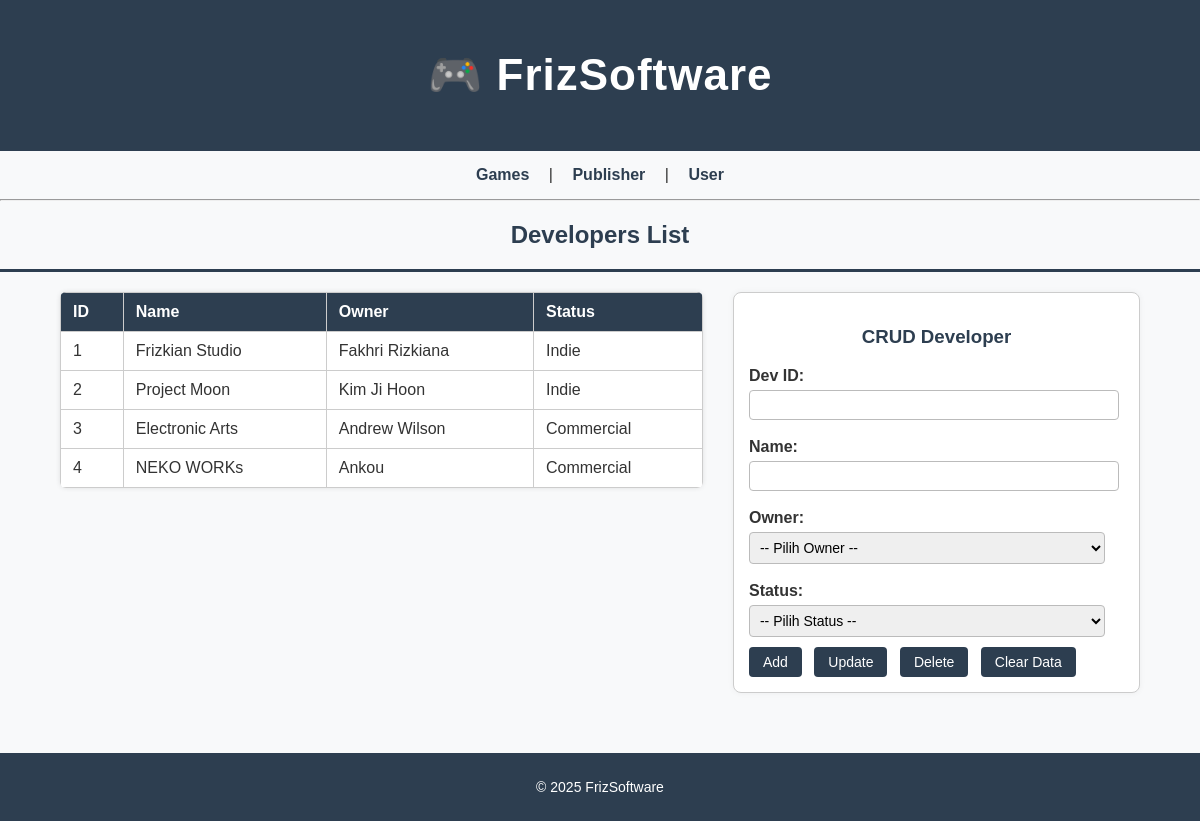
The page /?page=developers on the database its author committed.
### tables this page shows
CREATE TABLE Developer (
    DevId INT AUTO_INCREMENT PRIMARY KEY,
    Name VARCHAR(100) NOT NULL,
    Owner INT NOT NULL,
    Status ENUM('Indie', 'Commercial') NOT NULL,
    FOREIGN KEY (Owner) REFERENCES User(UserId)
        ON DELETE CASCADE
        ON UPDATE CASCADE
);

CREATE TABLE User (
    UserId INT AUTO_INCREMENT PRIMARY KEY,
    Name VARCHAR(100) NOT NULL,
    Bio TEXT,
    DateJoined DATE NOT NULL
);

### config/db.php (called while the page is built, shortened)
<?php
class Database {
    private $host = "localhost";
    private $username = "root";
    private $password = "";
    private $dbname = "gameDB";
    public function __construct() {
        try {
            $this->conn = new PDO("mysql:host=$this->host;dbname=$this->dbname", $this->username, $this->password);
        } catch (PDOException $e) {
            echo "Connection failed: " . $e->getMessage();
        }
    }
}
?>

### class/Developer.php (called while the page is built, shortened)
<?php
require_once 'config/db.php';
class Developer {
    private $db;
    public function __construct() {
        $this->db = (new Database())->conn;
    }
    public function getAll() {
        $sql = "SELECT d.DevId, d.Name, d.Owner, u.Name AS OwnerName, d.Status
                FROM Developer d
                JOIN User u ON d.Owner = u.UserId";
        $stmt = $this->db->query($sql);
        return $stmt->fetchAll(PDO::FETCH_ASSOC);
    }
}
?>

### view/developers.php (the view, shortened to what this page needs)
<?php
$developers = $developer->getAll();
?>
<h2>Developers List</h2>
<div class="table-crud-container">
    <table>
        <tr>
            <th>ID</th>
            <th>Name</th>
            <th>Owner</th>
            <th>Status</th>
        </tr>
        <?php foreach ($developers as $d): ?>
        <tr onclick='fillDevForm(<?= json_encode($d) ?>)'>
            <td><?= $d['DevId'] ?></td>
            <td><?= $d['Name'] ?></td>
            <td><?= $d['OwnerName'] ?></td>
            <td><?= $d['Status'] ?></td>
        </tr>
        <?php endforeach; ?>
    </table>
    <div class="crud-section">
        <h3>CRUD Developer</h3>
        <form method="post">
            <label>Dev ID:</label>
            <input type="number" name="DevId" id="DevId" required><br>
            <label>Name:</label>
            <input type="text" name="Name" id="Name"><br>
            <label>Owner:</label>
            <select name="Owner" id="Owner">
                <option value="">-- Pilih Owner --</option>
            </select><br>
            <label>Status:</label>
            <select name="Status" id="Status">
                <option value="">-- Pilih Status --</option>
            </select><br>
            <button name="add">Add</button>
            <button name="update">Update</button>
            <button name="delete">Delete</button>
            <button type="button" onclick="clearDevForm()">Clear Data</button>
        </form>
    </div>
</div>

### style.css (style rules this page uses)
body { font-family: Arial, sans-serif; margin: 0; background: #f8f9fa; color: #333; }
h2, h3 { text-align: center; color: #2d3e50; }
.table-crud-container { display: flex; justify-content: space-between; align-items: flex-start; border-top: 3px solid #2d3e50; padding: 20px 5%; gap: 30px; }
table { border-collapse: collapse; width: 60%; background: white; box-shadow: 0 0 5px rgba(0,0,0,0.1); border-radius: 6px; overflow: hidden; }
th, td { border: 1px solid #ccc; padding: 10px 12px; text-align: left; }
th { background-color: #2d3e50; color: white; font-weight: bold; }
.crud-section { width: 35%; background: white; border: 1px solid #ccc; padding: 15px; border-radius: 8px; box-shadow: 0 0 6px rgba(0,0,0,0.05); }
.crud-section label { display: block; font-weight: bold; margin-top: 8px; }
.crud-section input, .crud-section textarea, .crud-section select { width: 95%; padding: 6px; margin: 5px 0 10px 0; border: 1px solid #bbb; border-radius: 4px; font-size: 14px; transition: border-color 0.2s ease; }
button { margin-right: 8px; background: #2d3e50; color: white; border: none; padding: 7px 14px; border-radius: 4px; cursor: pointer; font-size: 14px; transition: background 0.2s ease; }

### rows shown on the page
developer: DevId "1", Name "Frizkian Studio", Owner.Name "Fakhri Rizkiana", Status "Indie"
developer: DevId "2", Name "Project Moon", Owner.Name "Kim Ji Hoon", Status "Indie"
developer: DevId "3", Name "Electronic Arts", Owner.Name "Andrew Wilson", Status "Commercial"
developer: DevId "4", Name "NEKO WORKs", Owner.Name "Ankou", Status "Commercial"
